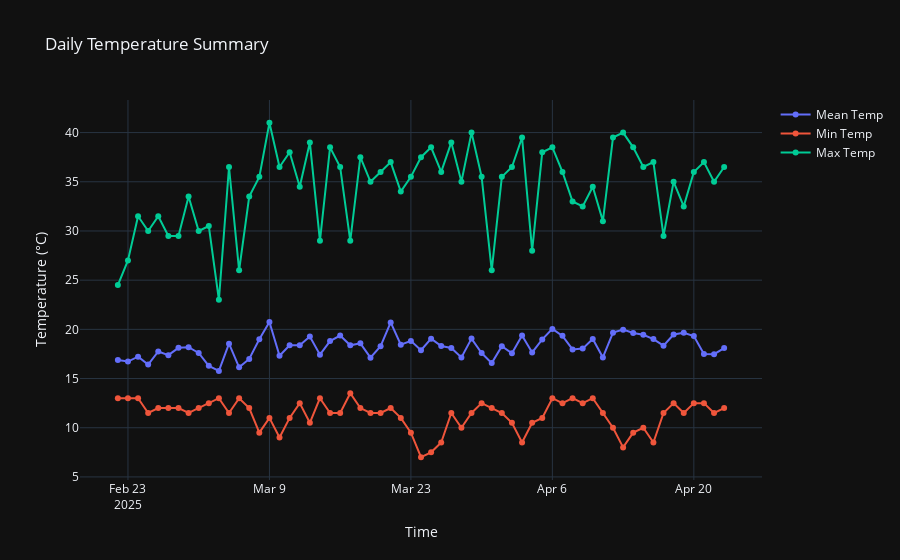

Notebook code cell kept with this figure:
### Markdown cell above
##### Temperature Visualizations

### Code cell
fig_temp = go.Figure()

# Now x = df.index
fig_temp.add_trace(go.Scatter(x=temp_data_day.index, y=temp_data_day[('Temp', 'mean')], mode='lines+markers', name='Mean Temp'))
fig_temp.add_trace(go.Scatter(x=temp_data_day.index, y=temp_data_day[('Temp', 'min')], mode='lines+markers', name='Min Temp'))
fig_temp.add_trace(go.Scatter(x=temp_data_day.index, y=temp_data_day[('Temp', 'max')], mode='lines+markers', name='Max Temp'))

# Add titles and labels
fig_temp.update_layout(
    title='Daily Temperature Summary',
    xaxis_title='Time',
    yaxis_title='Temperature (°C)',
    template='plotly_dark'
)

# Show the plot
fig_temp.show()
